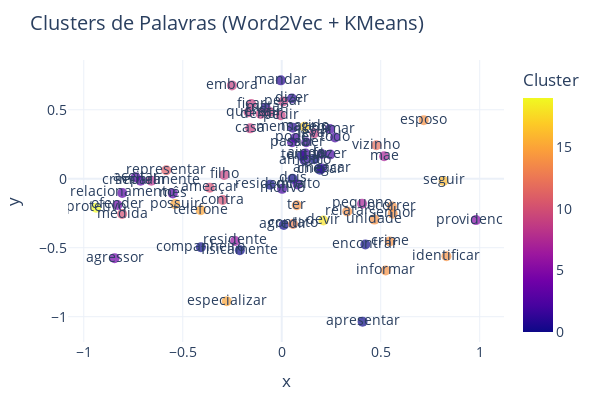

Notebook source saved alongside this figure:
### Code cell
import pandas as pd
from sklearn.decomposition import PCA
import plotly.express as px

words = []
labels = []
for cluster_id, palavras in top_words_per_cluster.items():
    for palavra in palavras:
        words.append(palavra)
        labels.append(cluster_id)

word_vectors = [modelo_w2v.wv[word] for word in words]

X_pca = PCA(n_components=2).fit_transform(word_vectors)

df_plot = pd.DataFrame({
    'x': X_pca[:, 0],
    'y': X_pca[:, 1],
    'Cluster': labels,
    'Palavra': words
})

fig = px.scatter(
    df_plot,
    x='x',
    y='y',
    color='Cluster',
    text='Palavra',
    hover_data=['Palavra', 'Cluster'],
    title='Clusters de Palavras (Word2Vec + KMeans)',
    template='plotly_white',
     width=600,
    height=400
)
fig.update_traces(marker=dict(size=10, opacity=0.7))  # pontos maiores e translúcidos
fig.update_layout(
    showlegend=True,
    margin=dict(l=40, r=40, t=60, b=40),
    font=dict(size=14)
)
fig.show()
# fig.write_image("clusters_word2vec_kmeans.svg")  # se quiser salvar

### Figure 1 — Plotly figure (JSON) as saved in the notebook; plotly's stock layout.template omitted (floating-point values rounded to 4 significant figures; data arrays with more than 128 entries replaced by an {"elided": "..."} marker saying what was removed)
{"data": [{"customdata": {"elided": "69x2 mixed values"}, "hovertemplate": "x=%{x}<br>y=%{y}<br>Palavra=%{customdata[0]}<br>Cluster=%{marker.color}<extra></extra>", "legendgroup": "", "marker": {"color": [0, 0, 0, 0, 0, 0, 0, 0, 0, 0, 1, 1, 1, 1, 1, 1, 2, 2, 2, 2, 2, 2, 2, 2, 2, 2, 3, 3, 3, 3, 4, 4, 5, 6, 7, 7, 8, 9, 9, 9, 9, 9, 9, 9, 9, 9, 9, 10, 10, 10, 11, 12, 13, 14, 14, 14, 14, 14, 14, 14, 14, 14, 15, 15, 15, 16, 17, 18, 19], "coloraxis": "coloraxis", "opacity": 0.7, "size": 10, "symbol": "circle"}, "mode": "markers+text", "name": "", "orientation": "v", "showlegend": false, "text": ["chegar", "dar", "tentar", "dois", "encontrar", "residencia", "agredir", "companheiro", "apresentar", "fisicamente", "dizer", "ameacar", "ameaco", "matar", "mandar", "mensagem", "fazer", "ainda", "passar", "todo", "motivo", "chamar", "poder", "vir", "saber", "direito", "relacionamento", "mês", "separar", "aceitar", "ofender", "agressor", "providencia", "residente", "mae", "pequeno", "criminalmente", "deixar", "sair", "querer", "casa", "pedir", "ficar", "levar", "pegar", "filho", "embora", "contra", "ameaçar", "medida", "representar", "vizinho", "contato", "ocorrer", "relatar", "unidade", "ter", "informar", "identificar", "senhor", "esposo", "crime", "possuir", "telefone", "especializar", "seguir", "marido", "devir", "protetivo"], "type": "scatter", "x": [0.193, 0.1654, 0.1006, 0.05464, 0.4224, -0.05869, 0.01038, -0.4085, 0.4082, -0.2116, 0.05147, 0.2028, 0.1156, -0.08154, -0.004743, 0.05549, 0.2454, 0.1202, 0.05191, 0.2693, 0.001694, 0.2436, 0.06913, 0.2018, 0.1235, 0.0801, -0.8056, -0.5504, -0.7128, -0.738, -0.8302, -0.8443, 0.981, -0.2355, 0.5172, 0.4057, -0.6586, -0.1069, -0.06062, -0.1677, -0.1592, -0.005352, -0.1539, 0.1645, 0.007135, -0.2908, -0.2518, -0.2982, -0.3634, -0.8062, -0.5832, 0.4779, 0.05698, 0.5566, 0.3307, 0.4679, 0.07594, 0.525, 0.8319, 0.5603, 0.7172, 0.5449, -0.5383, -0.409, -0.2777, 0.8171, 0.1154, 0.2108, -0.938], "xaxis": "x", "y": [0.06513, 0.1412, 0.1658, -0.0003118, -0.4768, -0.0438, -0.3349, -0.4964, -1.036, -0.5184, 0.5817, 0.07489, 0.1318, 0.5147, 0.7131, 0.3701, 0.1754, 0.1832, 0.2649, 0.299, -0.07322, 0.3603, 0.2959, 0.1791, 0.2648, -0.04098, -0.1029, -0.1063, -0.01442, 0.01057, -0.1903, -0.5756, -0.3, -0.451, 0.1631, -0.181, -0.01455, 0.4688, 0.4835, 0.4818, 0.3653, 0.4596, 0.5412, 0.3291, 0.5596, 0.02773, 0.6764, -0.1541, -0.0659, -0.2559, 0.06097, 0.2433, -0.3278, -0.2021, -0.2379, -0.2963, -0.1921, -0.6651, -0.562, -0.253, 0.4245, -0.4543, -0.1839, -0.2285, -0.8882, -0.01586, 0.3767, -0.303, -0.2105], "yaxis": "y"}], "layout": {"coloraxis": {"colorbar": {"title": {"text": "Cluster"}}, "colorscale": [[0, "#0d0887"], [0.1111, "#46039f"], [0.2222, "#7201a8"], [0.3333, "#9c179e"], [0.4444, "#bd3786"], [0.5556, "#d8576b"], [0.6667, "#ed7953"], [0.7778, "#fb9f3a"], [0.8889, "#fdca26"], [1, "#f0f921"]]}, "font": {"size": 14}, "height": 400, "legend": {"tracegroupgap": 0}, "margin": {"b": 40, "l": 40, "r": 40, "t": 60}, "showlegend": true, "title": {"text": "Clusters de Palavras (Word2Vec + KMeans)"}, "width": 600, "xaxis": {"anchor": "y", "domain": [0, 1], "title": {"text": "x"}}, "yaxis": {"anchor": "x", "domain": [0, 1], "title": {"text": "y"}}}}
